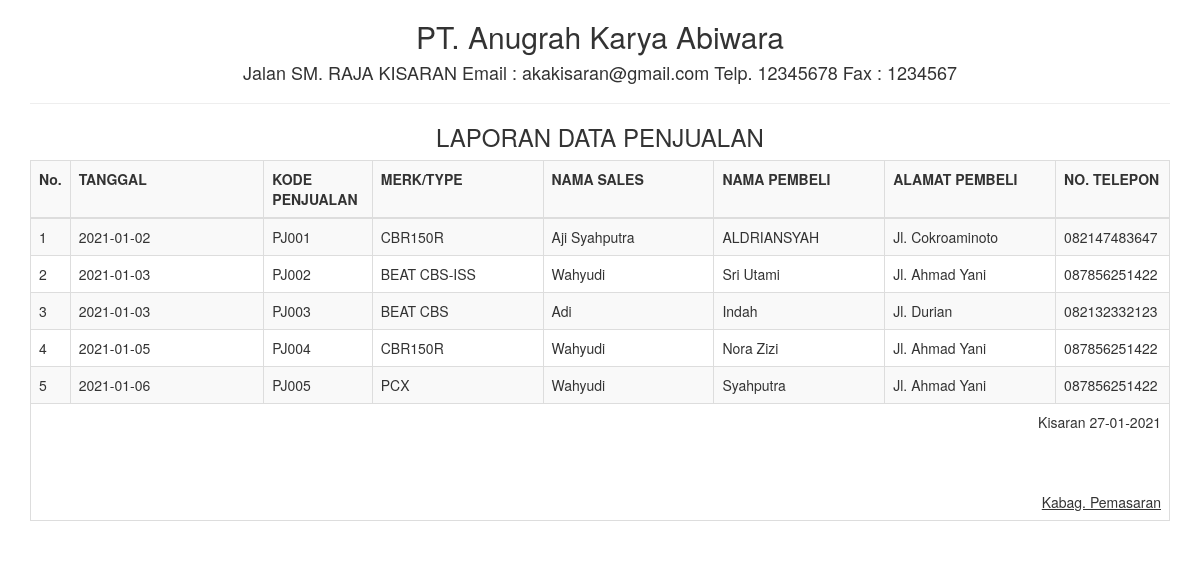
Screenshot of /report/laporan_semua.php with the database file from the repository.
### tables this page shows
CREATE TABLE IF NOT EXISTS `penjualan` (
  `id_penjualan` varchar(10) NOT NULL,
  `nm_sales` varchar(50) NOT NULL,
  `nm_pembeli` varchar(50) NOT NULL,
  `no_telp` text NOT NULL,
  `alamat` text NOT NULL,
  `jenis_motor` varchar(20) NOT NULL,
  `tgl_beli` date NOT NULL,
  PRIMARY KEY (`id_penjualan`)
);

CREATE TABLE IF NOT EXISTS `sepeda_motor` (
  `kd_sepedamotor` varchar(10) NOT NULL,
  `merk` varchar(50) NOT NULL,
  `stok` int(11) NOT NULL,
  `harga_jual` varchar(50) NOT NULL,
  PRIMARY KEY (`kd_sepedamotor`)
);

CREATE TABLE IF NOT EXISTS `salesman` (
  `id_sales` int(11) NOT NULL AUTO_INCREMENT,
  `nm_sales` varchar(50) NOT NULL,
  `alamat` varchar(100) NOT NULL,
  `no_telp` varchar(12) NOT NULL,
  `target` varchar(50) NOT NULL,
  PRIMARY KEY (`id_sales`)
);

### report/laporan_semua.php (the view, shortened to what this page needs)
<!DOCTYPE html>
<html>
    <head>
        <link href="../Assets/css/bootstrap.min.css" rel="stylesheet" type="text/css"/>
    </head>
    <body onload="print()">
        <?php
        include '../config/koneksi.php';
        ?>
        <div class="container">
            <div class='row'>
                <div class="col-sm-12">
                    <div class>
                        <h2><center>PT. Anugrah Karya Abiwara </center></h2>
                        <h4><center>Jalan SM. RAJA KISARAN Email : akakisaran@gmail.com Telp. 12345678 Fax : 1234567</center></h4>
                        <hr>
                        <h3><center>LAPORAN DATA PENJUALAN</center></h3>
                        <table class="table table-bordered table-striped table-hover">
                        <tbody>
                                <th>No.</th><th width="17%">TANGGAL</th><th>KODE PENJUALAN</th><th width="15%">MERK/TYPE</th>
                                <th width="15%">NAMA SALES</th><th width="15%">NAMA PEMBELI</th>
                                <th width="15%">ALAMAT PEMBELI</th><th width="10%">NO. TELEPON</th>
                        <tbody>
                            <?php
                            $sql = "SELECT * FROM penjualan,salesman,sepeda_motor where penjualan.nm_sales=id_sales and penjualan.jenis_motor=kd_sepedamotor";
                            $query = mysqli_query($koneksi, $sql) or die("SQL Anda Salah");
                            $nomor = 0;
                            while ($data = mysqli_fetch_array($query)) {
                                $nomor++;
                                ?>
                                <tr>
                                    <td><?= $nomor ?></td>
                                    <td><?= $data['tgl_beli'] ?></td>
                                    <td><?= $data['id_penjualan'] ?></td>
                                    <td><?= $data['merk'] ?></td>
                                    <td><?= $data['nm_sales'] ?></td>
                                    <td><?= $data['nm_pembeli'] ?></td>
                                    <td><?= $data['alamat'] ?></td>
                                    <td><?= $data['no_telp'] ?></td>
                                </tr>
                            <?php } ?>
							</tbody>
                        </tbody>
                            <tfoot>
                                <tr>
                                    <td colspan="8" class="text-right">
                                        Kisaran  <?= date("d-m-Y") ?>
                                        <br><br><br><br>
                                        <u>Kabag. Pemasaran<strong></u><br>
									</td>
								</tr>
							</tfoot>
                        </table>
                    </div>
                </div>
            </div>
    </body>
</html>

### rows the page displays
penjualan: tgl_beli "2021-01-02", id_penjualan "PJ001", sepeda_motor.merk "CBR150R", salesman.nm_sales "Aji Syahputra", nm_pembeli "ALDRIANSYAH", salesman.alamat "Jl. Cokroaminoto", salesman.no_telp "082147483647"
penjualan: tgl_beli "2021-01-03", id_penjualan "PJ002", sepeda_motor.merk "BEAT CBS-ISS", salesman.nm_sales "Wahyudi", nm_pembeli "Sri Utami", salesman.alamat "Jl. Ahmad Yani", salesman.no_telp "087856251422"
penjualan: tgl_beli "2021-01-03", id_penjualan "PJ003", sepeda_motor.merk "BEAT CBS", salesman.nm_sales "Adi", nm_pembeli "Indah", salesman.alamat "Jl. Durian", salesman.no_telp "082132332123"
penjualan: tgl_beli "2021-01-05", id_penjualan "PJ004", sepeda_motor.merk "CBR150R", salesman.nm_sales "Wahyudi", nm_pembeli "Nora Zizi", salesman.alamat "Jl. Ahmad Yani", salesman.no_telp "087856251422"
penjualan: tgl_beli "2021-01-06", id_penjualan "PJ005", sepeda_motor.merk "PCX", salesman.nm_sales "Wahyudi", nm_pembeli "Syahputra", salesman.alamat "Jl. Ahmad Yani", salesman.no_telp "087856251422"
